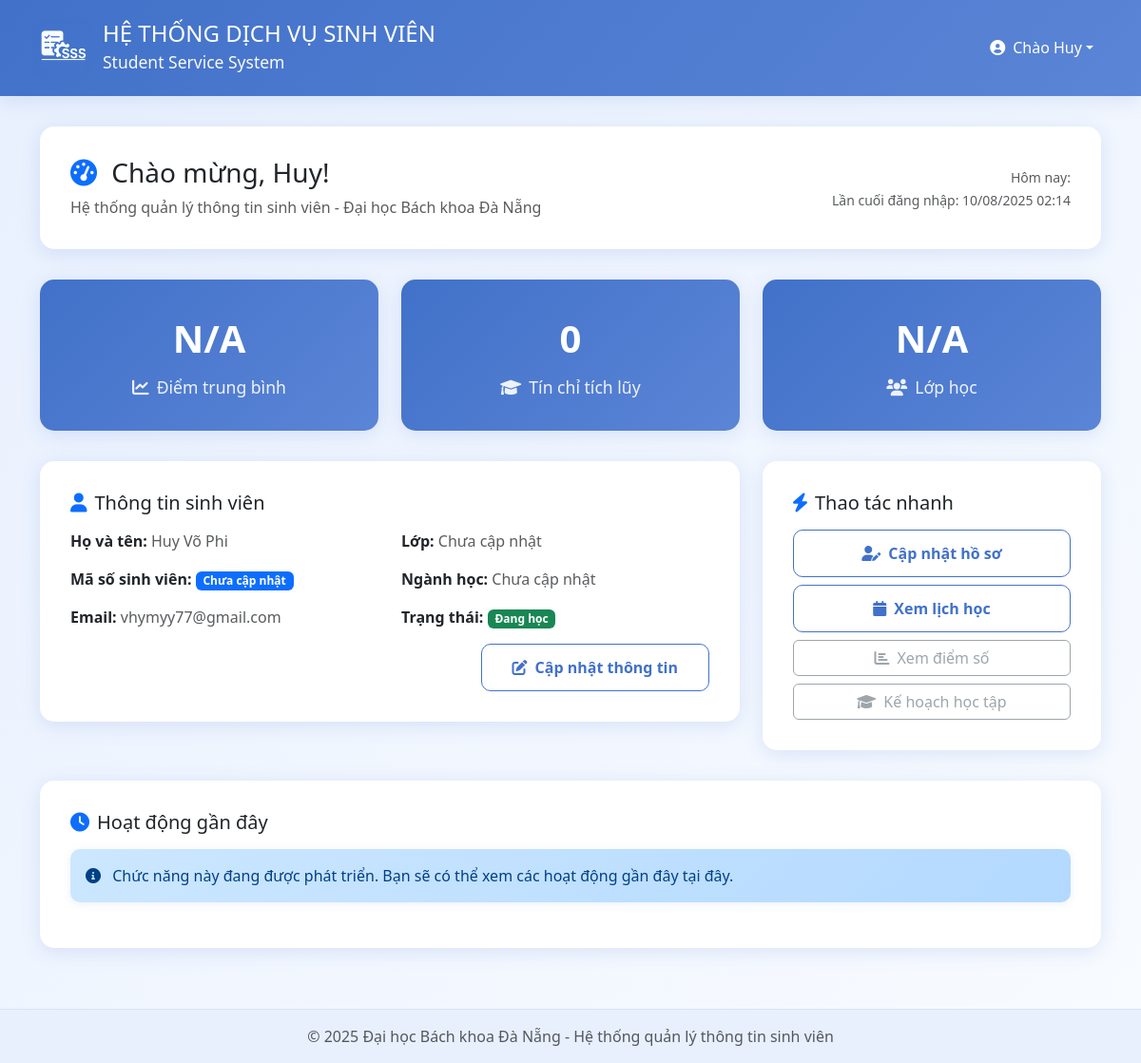
/account/dashboard/ (signed in), run on the app's committed database.
### Account/models.py (models this page shows, shortened)
class CustomUser(AbstractUser):
    pass

class StudentProfile(models.Model):
    user = models.OneToOneField(settings.AUTH_USER_MODEL, on_delete=models.CASCADE)
    student_id = models.CharField(max_length=20, unique=True, null=True, blank=True)
    class_name = models.CharField(max_length=20, blank=True)
    major = models.CharField(max_length=100, blank=True)
    avatar = models.ImageField(upload_to='avatars/', null=True, blank=True)
    birth_date = models.DateField(null=True, blank=True)
    gpa = models.FloatField(null=True, blank=True)
    credits_earned = models.IntegerField(default=0)
    status = models.CharField(max_length=20, choices=[
        ('active', 'Đang học'),
        ('graduated', 'Đã tốt nghiệp'),
        ('suspended', 'Tạm nghỉ'),
        ('dropped', 'Thôi học')
    ], default='active')

### Account/views.py (the view)
# urls.py: path('dashboard/', views.dashboard_view, name='dashboard'),
@login_required
def dashboard_view(request):
    try:
        profile = request.user.studentprofile
    except StudentProfile.DoesNotExist:
        profile = StudentProfile.objects.create(user=request.user)
    context = {
        'user': request.user,
        'profile': profile,
    }
    return render(request, 'account/dashboard.html', context)

### templates/account/dashboard.html (shortened to what this page needs)
{% extends 'base.html' %}
{% load static %}
{% block content %}
<div class="container">
    <div class="dashboard-card fade-in">
        <div class="row align-items-center">
            <div class="col-md-8">
                <h1 class="h3 mb-2">
                    <i class="fas fa-tachometer-alt me-2 text-primary"></i>
                    Chào mừng, {{ user.first_name|default:user.username }}!
                </h1>
                <p class="text-muted mb-0">
                    Hệ thống quản lý thông tin sinh viên - Đại học Bách khoa Đà Nẵng
                </p>
            </div>
            <div class="col-md-4 text-end">
                <div class="text-muted">
                    <small>Hôm nay: {{ "now"|date:"d/m/Y" }}</small><br>
                    <small>Lần cuối đăng nhập: {{ user.last_login|date:"d/m/Y H:i" }}</small>
                </div>
            </div>
        </div>
    </div>
    <div class="dashboard-stats">
        <div class="stat-card slide-in-right">
            <div class="stat-number">{{ profile.gpa|default:"N/A" }}</div>
            <div class="stat-label">
                <i class="fas fa-chart-line me-2"></i>Điểm trung bình
            </div>
        </div>
        <div class="stat-card slide-in-right">
            <div class="stat-number">{{ profile.credits_earned|default:0 }}</div>
            <div class="stat-label">
                <i class="fas fa-graduation-cap me-2"></i>Tín chỉ tích lũy
            </div>
        </div>
        <div class="stat-card slide-in-right">
            <div class="stat-number">{{ profile.class_name|default:"N/A" }}</div>
            <div class="stat-label">
                <i class="fas fa-users me-2"></i>Lớp học
            </div>
        </div>
    </div>
    <div class="row">
        <div class="col-lg-8">
            <div class="dashboard-card">
                <h5 class="mb-3">
                    <i class="fas fa-user me-2 text-primary"></i>Thông tin sinh viên
                </h5>
                <div class="row">
                    <div class="col-md-6">
                        <div class="mb-3">
                            <strong>Họ và tên:</strong>
                            <span class="text-muted">{{ user.get_full_name|default:user.username }}</span>
                        </div>
                        <div class="mb-3">
                            <strong>Mã số sinh viên:</strong>
                            <span class="badge bg-primary">{{ profile.student_id|default:"Chưa cập nhật" }}</span>
                        </div>
                        <div class="mb-3">
                            <strong>Email:</strong>
                            <span class="text-muted">{{ user.email|default:"Chưa cập nhật" }}</span>
                        </div>
                    </div>
                    <div class="col-md-6">
                        <div class="mb-3">
                            <strong>Lớp:</strong>
                            <span class="text-muted">{{ profile.class_name|default:"Chưa cập nhật" }}</span>
                        </div>
                        <div class="mb-3">
                            <strong>Ngành học:</strong>
                            <span class="text-muted">{{ profile.major|default:"Chưa cập nhật" }}</span>
                        </div>
                        <div class="mb-3">
                            <strong>Trạng thái:</strong>
                            {% if profile.status == 'active' %}
                                <span class="badge bg-success">Đang học</span>
                            {% elif profile.status == 'graduated' %}
                                <span class="badge bg-info">Đã tốt nghiệp</span>
                            {% elif profile.status == 'suspended' %}
                                <span class="badge bg-warning">Tạm nghỉ</span>
                            {% else %}
                                <span class="badge bg-danger">Thôi học</span>
                            {% endif %}
                        </div>
                    </div>
                </div>
                <div class="text-end">
                    <a href="{% url 'profile' %}" class="btn btn-outline-primary">
                        <i class="fas fa-edit me-2"></i>Cập nhật thông tin
                    </a>
                </div>
            </div>
        </div>
        <div class="col-lg-4">
            <div class="dashboard-card">
                <h5 class="mb-3">
                    <i class="fas fa-bolt me-2 text-primary"></i>Thao tác nhanh
                </h5>
                <div class="d-grid gap-2">
                    <a href="{% url 'profile' %}" class="btn btn-outline-primary">
                        <i class="fas fa-user-edit me-2"></i>Cập nhật hồ sơ
                    </a>
                    <a href="{% url 'schedule_list' %}" class="btn btn-outline-primary">
                        <i class="fas fa-calendar me-2"></i>Xem lịch học
                    </a>
                    <button class="btn btn-outline-secondary" disabled>
                        <i class="fas fa-chart-bar me-2"></i>Xem điểm số
                    </button>
                    <button class="btn btn-outline-secondary" disabled>
                        <i class="fas fa-graduation-cap me-2"></i>Kế hoạch học tập
                    </button>
                </div>
            </div>
        </div>
    </div>
    <div class="dashboard-card">
        <h5 class="mb-3">
            <i class="fas fa-clock me-2 text-primary"></i>Hoạt động gần đây
        </h5>
        <div class="alert alert-info">
            <i class="fas fa-info-circle me-2"></i>
            Chức năng này đang được phát triển. Bạn sẽ có thể xem các hoạt động gần đây tại đây.
        </div>
    </div>
</div>
{% endblock %}

### templates/base.html (shortened to what this page needs)
<!DOCTYPE html>
{% load static %}
<html lang="vi">
<head>
    <link rel="stylesheet" href="https://cdn.jsdelivr.net/npm/bootstrap@5.3.3/dist/css/bootstrap.min.css">
    <link rel="stylesheet" href="{% static 'css/style.css' %}">
    <link rel="stylesheet" href="https://cdnjs.cloudflare.com/ajax/libs/font-awesome/6.0.0/css/all.min.css">
</head>
<body>
    <nav class="navbar navbar-expand-lg navbar-custom">
        <div class="container">
            <a class="navbar-brand d-flex align-items-center" href="{% url 'dashboard' %}">
                <div class="logo-container me-3">
                    <div class="logo-square">
                        <img class="logo-img" src="{% static 'images/logo.png' %}" alt="DUT Manager Logo">
                    </div>
                </div>
                <div>
                    <h4 class="mb-0 text-white">HỆ THỐNG DỊCH VỤ SINH VIÊN</h4>
                    <small class="text-light">Student Service System</small>
                </div>
            </a>
            <div class="collapse navbar-collapse" id="navbarNav">
                <ul class="navbar-nav ms-auto">
                    {% if user.is_authenticated %}
                        <li class="nav-item dropdown">
                            <a class="nav-link dropdown-toggle text-white d-flex align-items-center" href="#" id="navbarDropdown" role="button" data-bs-toggle="dropdown">
                                <i class="fas fa-user-circle me-2"></i>
                                <span>Chào {{ user.first_name|default:user.username }}</span>
                            </a>
                        </li>
                    {% endif %}
                </ul>
            </div>
        </div>
    </nav>
    <main class="main-content">
        {% block content %}{% endblock %}
    </main>
    <footer class="footer mt-auto py-3 bg-light">
        <div class="container text-center">
            <span class="text-muted">© 2025 Đại học Bách khoa Đà Nẵng - Hệ thống quản lý thông tin sinh viên</span>
        </div>
    </footer>
</body>
</html>

### static/css/style.css (style rules this page uses)
:root { --dut-primary: #4171c9; --dut-secondary: #5b85d6; --dut-light: #e8f0fe; --dut-dark: #2c5aa0; --gradient-primary: linear-gradient(135deg, #4171c9 0%, #5b85d6 100%); --gradient-light: linear-gradient(135deg, #e8f0fe 0%, #f8fbff 100%); --shadow-light: 0 2px 10px rgba(65, 113, 201, 0.1); --shadow-medium: 0 4px 20px rgba(65, 113, 201, 0.15); --shadow-heavy: 0 8px 30px rgba(65, 113, 201, 0.2); }
body { font-family: 'Segoe UI', Tahoma, Geneva, Verdana, sans-serif; background: var(--gradient-light); min-height: 100vh; display: flex; flex-direction: column; }
.navbar-custom { background: var(--gradient-primary); box-shadow: var(--shadow-medium); padding: 1rem 0; }
.logo-container { position: relative; }
.logo-square { width: 50px; height: 50px; border-radius: 8px; display: flex; align-items: center; justify-content: center; box-shadow: var(--shadow-light); }
.logo-img { max-width: 100%; height: auto; }
.main-content { flex: 1; padding: 2rem 0; }
.btn-outline-primary { color: var(--dut-primary); border-color: var(--dut-primary); border-radius: 10px; padding: 0.75rem 2rem; font-weight: 600; transition: all 0.3s ease; }
.dashboard-card { background: white; border-radius: 15px; padding: 2rem; margin-bottom: 2rem; box-shadow: var(--shadow-medium); transition: all 0.3s ease; }
.dashboard-stats { display: grid; grid-template-columns: repeat(auto-fit, minmax(250px, 1fr)); gap: 1.5rem; margin-bottom: 2rem; }
.stat-card { background: var(--gradient-primary); color: white; padding: 2rem; border-radius: 15px; text-align: center; box-shadow: var(--shadow-medium); }
.stat-number { font-size: 2.5rem; font-weight: 700; margin-bottom: 0.5rem; }
.stat-label { font-size: 1.1rem; opacity: 0.9; }
.fade-in { animation: fadeIn 0.5s ease-in; }
.slide-in-right { animation: slideInRight 0.5s ease-out; }
.alert { border-radius: 10px; border: none; box-shadow: var(--shadow-light); }
.alert-info { background: linear-gradient(135deg, #cce7ff 0%, #b3d9ff 100%); color: #004085; }
.footer { background: var(--dut-light) !important; border-top: 1px solid rgba(65, 113, 201, 0.1); }

### templates/account/dashboard.html (style rules this page uses)
.dashboard-stats .stat-card:nth-child(1) { animation-delay: 0.1s; }
.dashboard-stats .stat-card:nth-child(2) { animation-delay: 0.2s; }
.dashboard-stats .stat-card:nth-child(3) { animation-delay: 0.3s; }

### data on the page
CustomUser: first_name "Huy", last_login "10/08/2025 02:14", get_full_name "Huy Võ Phi", email "vhymyy77@gmail.com"
StudentProfile: gpa "N/A", credits_earned "0", class_name "N/A", student_id "Chưa cập nhật", class_name "Chưa cập nhật", major "Chưa cập nhật"
